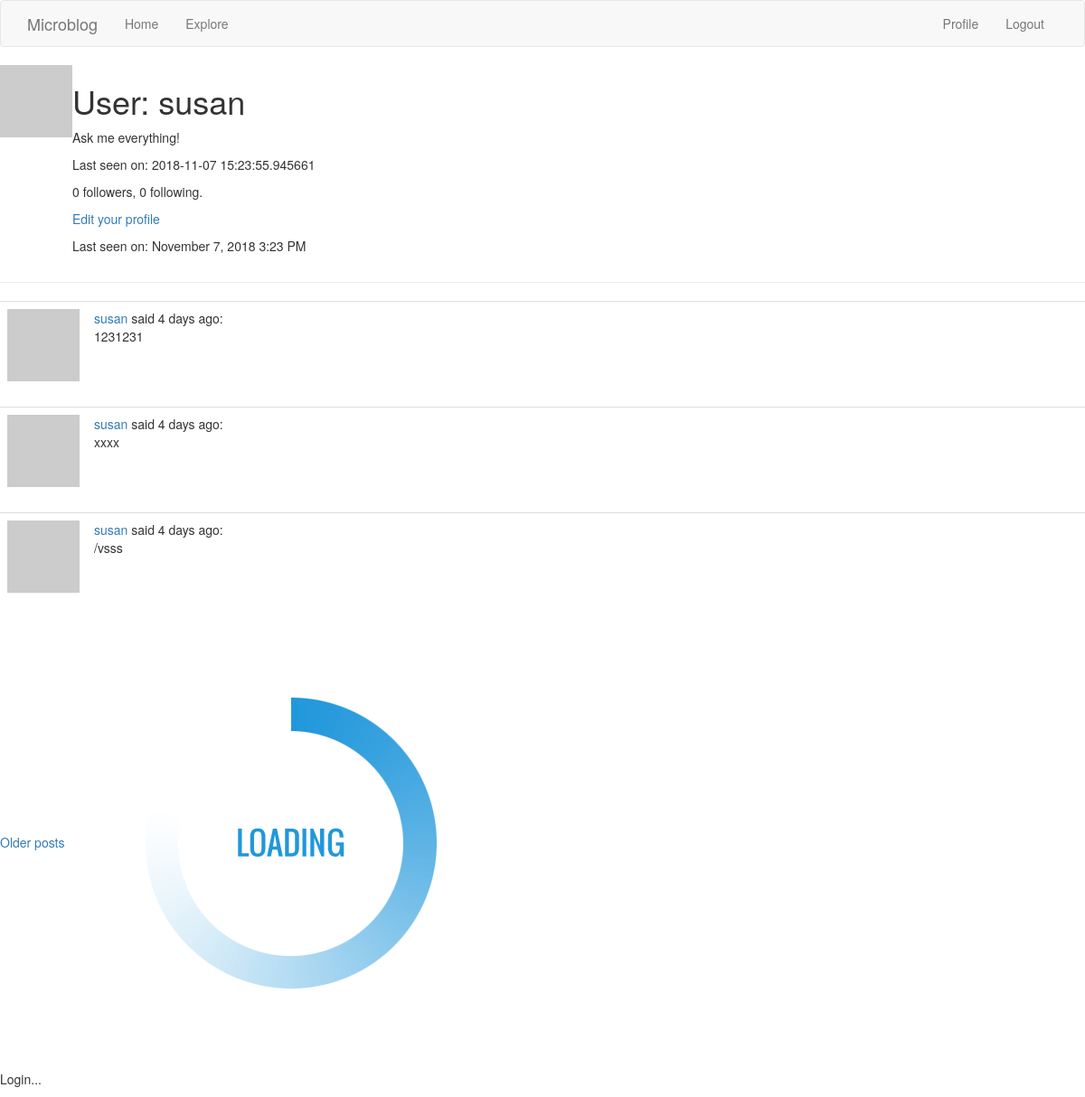
The page /user/susan (signed in) on the database as committed earlier.
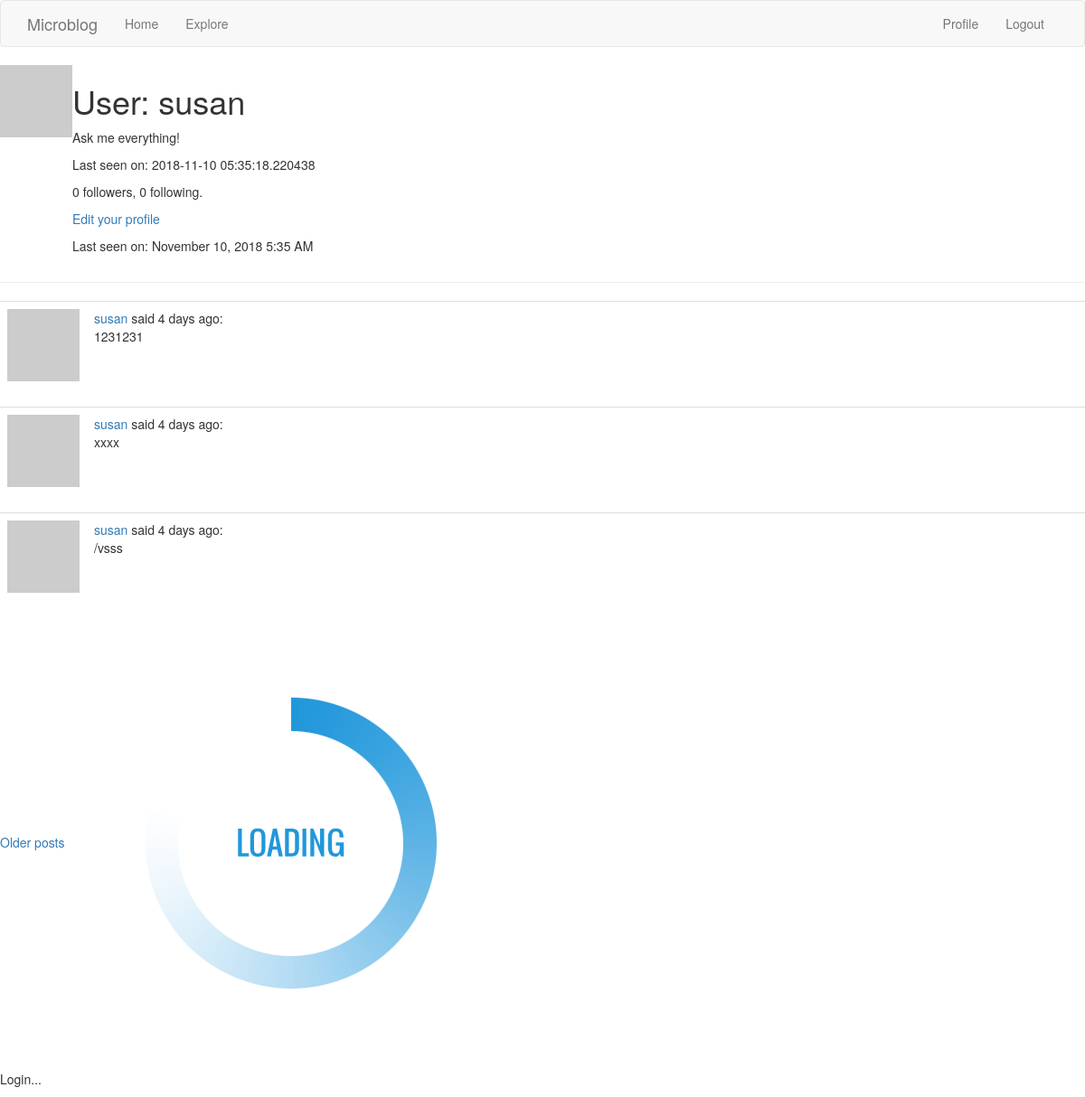
The same page on the database as committed later.
### app/models.py (models this page shows, shortened)
class User(UserMixin, db.Model):
    id = db.Column(db.Integer, primary_key=True)
    username = db.Column(db.String(64), index=True, unique=True)
    email = db.Column(db.String(120), index=True, unique=True)
    password_hash = db.Column(db.String(128))
    posts = db.relationship('Post', backref='author', lazy='dynamic')
    about_me = db.Column(db.String(140))
    last_seen = db.Column(db.DateTime, default=datetime.utcnow)
    followed = db.relationship(
        'User',
        secondary=followers,
        primaryjoin=(followers.c.follower_id == id),
        secondaryjoin=(followers.c.followed_id == id),
        backref=db.backref('followers', lazy='dynamic'),
        lazy='dynamic')
    def avatar(self, size):
        digest = md5(self.email.lower().encode('utf-8')).hexdigest()
        return 'https://www.gravatar.com/avatar/{}?d=identicon&s={}'.format(
            digest, size)

### app/routes.py (the view)
@app.route('/user/<username>')
@login_required
def user(username):
    user = User.query.filter_by(username=username).first_or_404()
    page = request.args.get('page', 1, type=int)
    posts = user.posts.order_by(Post.timestamp.desc()).paginate(
        page, app.config['POSTS_PER_PAGE'], False)
    next_url = url_for('user', username=user.username, page=posts.next_num) \
        if posts.has_next else None
    prev_url = url_for('user', username=user.username, page=posts.prev_num) \
        if posts.has_prev else None
    return render_template(
        'user.html',
        user=user,
        posts=posts.items,
        next_url=next_url,
        prev_url=prev_url)

### app/__init__.py (called while the page is built)
@app.context_processor
def inject_conf_var():
    d = dict(
        AVAILABLE_LANGUAGES=app.config['LANGUAGES'],
        CURRENT_LANGUAGE=session.get(
            'language',
            request.accept_languages.best_match(
                app.config['LANGUAGES'].keys())))
    return d

### app/models.py (called while the page is built)
@login.user_loader
def load_user(id):
    return User.query.get(int(id))

### app/routes.py (called while the page is built)
@app.before_request
def before_request():
    if current_user.is_authenticated:
        current_user.last_seen = datetime.utcnow()
        db.session.commit()
    g.locale = str(get_locale())

### app/templates/user.html (shortened to what this page needs)
{% extends "base.html" %}
{% block content %}
<table>
  <tr valign="top">
    <td><img src="{{ user.avatar(128) }}"></td>
    <td>
      <h1>User: {{ user.username }}</h1>
      {% if user.about_me %}<p>{{ user.about_me }}</p>{% endif %}
      {% if user.last_seen %}<p>Last seen on: {{ user.last_seen }}</p>{% endif %}
      <p>{{ user.followers.count() }} followers, {{ user.followed.count() }} following.</p>
      {% if user == current_user %}
      <p><a href="{{ url_for('edit_profile') }}">Edit your profile</a></p>
      {% elif not current_user.is_following(user) %}
      <p><a href="{{ url_for('follow', username=user.username) }}">Follow</a></p>
      {% else %}
      <p><a href="{{ url_for('unfollow', username=user.username) }}">Unfollow</a></p>
      {% endif %}
      {% if user.last_seen %}
      <p>Last seen on: {{ moment(user.last_seen).format('LLL') }}</p>
      {% endif %}
    </td>
  </tr>
</table>
<hr>
{% for post in posts %}
{% include '_post.html' %}
{% endfor %}
{% if next_url %}
<a href="{{ next_url }}">Older posts</a>
{% endif %}
{% endblock %}

Rows that differ between the two databases and show on the page:
changed User "susan": last_seen "2018-11-07 15:23:55.945661" → "2018-11-10 05:35:18.220438"; last_seen "November 7, 2018 3:23 PM" → "November 10, 2018 5:35 AM"
